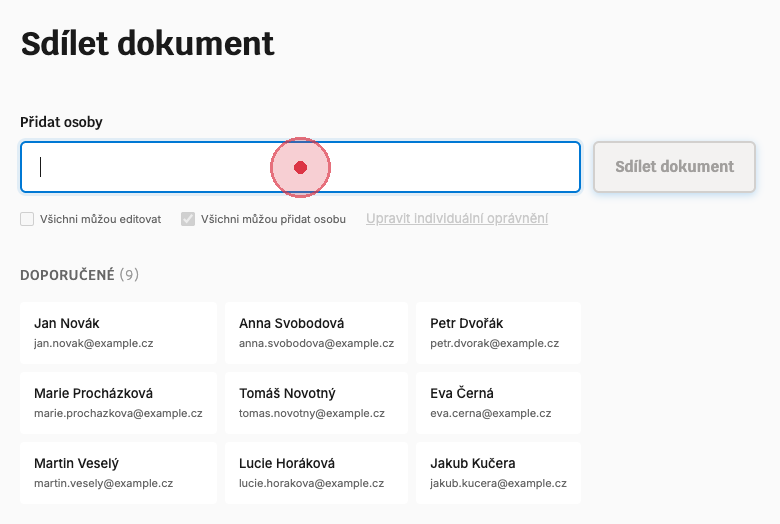
#> input picture prava/demo/step-01.png, 780 x 524 px; its folder holds 7 pictures in this run
$ python add-captions-normalized.py
#> lines starting #> are read from the running program, lines starting #| are printed output that depends on the picture
from PIL import Image, ImageDraw, ImageFont
import glob
import os

# Captions for each step
captions = {
    1: "Click on the search field to add people",
    2: "Type a name to search",
    3: "Select a person from the autocomplete dropdown",
    4: "Click on another person card to add them",
    5: "Both people are now added with default permissions",
    6: "Click \"Manage individual permissions\" to customize access",
    7: "Set specific permissions for each person"
}

print("Step 1: Finding maximum height across all screenshots...")

# Find the tallest screenshot
max_height = 0
max_width = 0
screenshot_files = sorted([f for f in glob.glob('step-*.png') if 'captioned' not in f and 'base' not in f and 'full' not in f])

for filename in screenshot_files:
    img = Image.open(filename)
#> img is the input picture: PIL image 780x524 RGB; mean R, G, B 244.1, 244.5, 245.2
    if img.height > max_height:
        max_height = img.height
#> max_height = 524
    if img.width > max_width:
        max_width = img.width
#> max_width = 780

print(f"✓ Maximum dimensions: {max_width}x{max_height}")
#| ✓ Maximum dimensions: 780x635

print("\nStep 2: Normalizing all frames and adding captions...")

caption_height = 60

def add_caption_to_normalized_image(input_path, output_path, caption_text, target_height, target_width):
    """Normalize frame height, then add caption"""
#> called with input_path = 'step-01.png', output_path = 'step-01-captioned.png', caption_text = 'Click on the search field to add people', target_height = 635, target_width = 780
    img = Image.open(input_path)

    # Create normalized image (same width, padded to max height)
    normalized = Image.new('RGB', (target_width, target_height), color=(250, 250, 250))
#> normalized: PIL image 780x635 RGB; every value is 250
    normalized.paste(img, (0, 0))
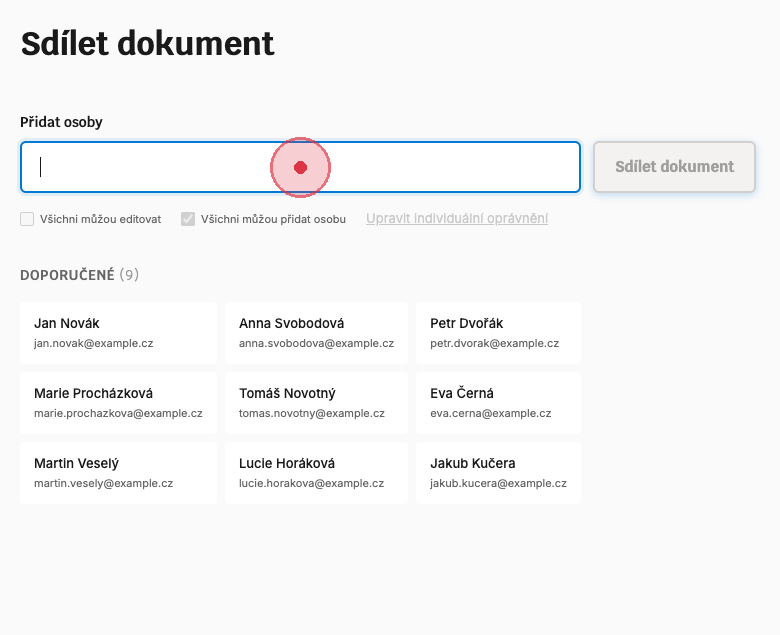
#> normalized: PIL image 780x635 RGB; mean R, G, B 245.1, 245.5, 246

    # Now add caption bar at bottom
    captioned_height = target_height + caption_height
#> captioned_height = 695
    captioned_img = Image.new('RGB', (target_width, captioned_height), color=(250, 250, 250))
#> captioned_img: PIL image 780x695 RGB; every value is 250
    captioned_img.paste(normalized, (0, 0))
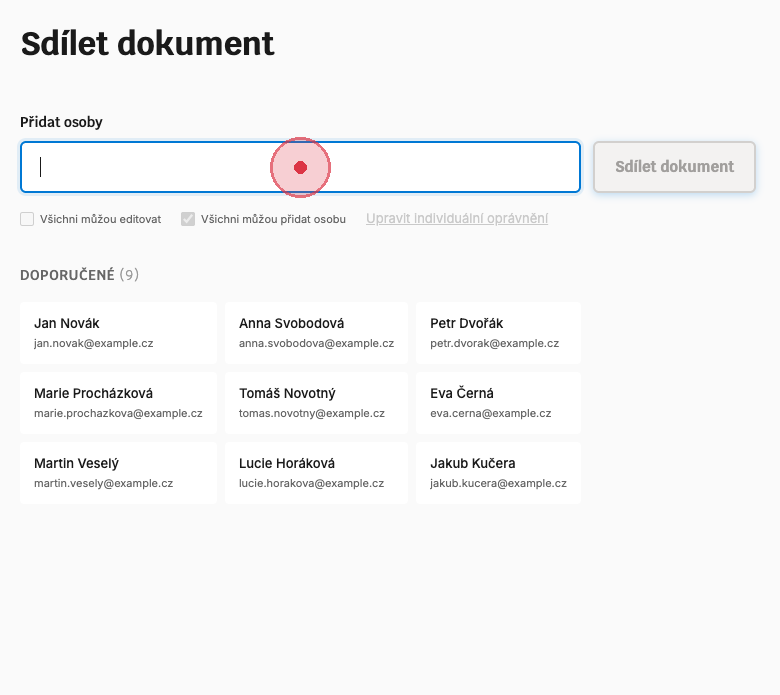
#> captioned_img: PIL image 780x695 RGB; mean R, G, B 245.6, 245.9, 246.4

    # Draw caption bar
    draw = ImageDraw.Draw(captioned_img)
    caption_y = target_height
#> caption_y = 635
    draw.rectangle(
        [(0, caption_y), (target_width, captioned_height)],
        fill=(26, 26, 26)
    )

    # Add text - bigger and bolder
    try:
        # Try Helvetica Bold first, fallback to regular Helvetica, then default
        try:
            font = ImageFont.truetype("/System/Library/Fonts/Helvetica.ttc", 20, index=1)  # Bold
        except:
            font = ImageFont.truetype("/System/Library/Fonts/Helvetica.ttc", 20)  # Regular
    except:
        font = ImageFont.load_default()

    bbox = draw.textbbox((0, 0), caption_text, font=font)
#> bbox = (0, 4, 385, 23)
    text_width = bbox[2] - bbox[0]
#> text_width = 385
    text_height = bbox[3] - bbox[1]
#> text_height = 19
    text_x = (target_width - text_width) // 2
#> text_x = 197
    text_y = caption_y + (caption_height - text_height) // 2
#> text_y = 655

    draw.text((text_x, text_y), caption_text, fill=(255, 255, 255), font=font)

    captioned_img.save(output_path)
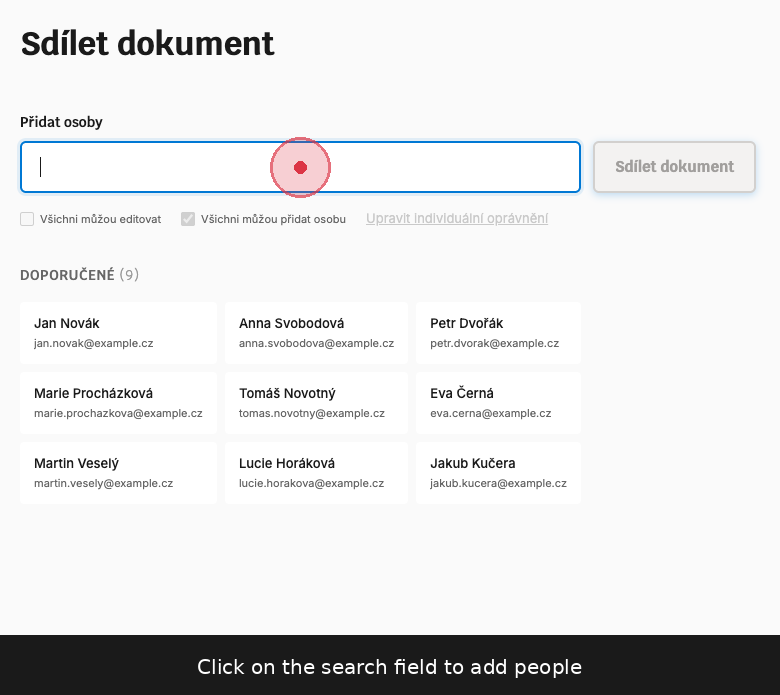
#> saved as step-01-captioned.png: PIL image 780x695 RGB; mean R, G, B 226.9, 227.2, 227.7
    print(f"✓ Created {os.path.basename(output_path)}")

# Process all screenshots with normalization (steps 1-7)
for step in range(1, 8):
    input_file = f"step-{step:02d}.png"
    output_file = f"step-{step:02d}-captioned.png"

    if os.path.exists(input_file):
        add_caption_to_normalized_image(
            input_file,
            output_file,
            captions[step],
            max_height,
            max_width
        )

# Step 8: End card already has proper dimensions, just copy it
if os.path.exists('step-08-end-card.png'):
    import shutil
    shutil.copy('step-08-end-card.png', 'step-08-captioned.png')
    print("✓ Added step-08-captioned.png (end card)")

print("\nStep 3: Creating captioned GIF...")

# Create GIF from captioned screenshots
images = []
filenames = sorted([f for f in glob.glob('step-*-captioned.png')])

for filename in filenames:
    img = Image.open(filename)
    # Resize to 560px width
    width = 560
    height = int(img.height * (width / img.width))
#> height = 498
    img = img.resize((width, height), Image.Resampling.LANCZOS)
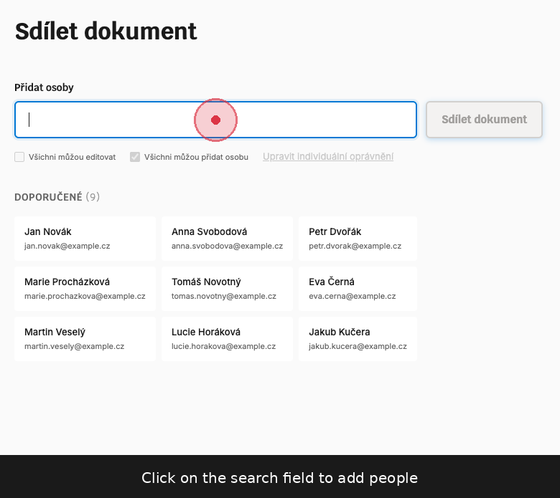
#> img: PIL image 560x498 RGB; mean R, G, B 226.8, 227, 227.5
    images.append(img)

# Save as animated GIF
images[0].save(
    'share-form-demo-captioned.gif',
    save_all=True,
    append_images=images[1:],
    duration=2000,
    loop=0,
    optimize=True
)

print("\n✓ Created share-form-demo-captioned.gif")
print(f"  All frames normalized to {max_width}x{max_height + caption_height}")
#|   All frames normalized to 780x695
print("  Captions are now visible on all frames")
